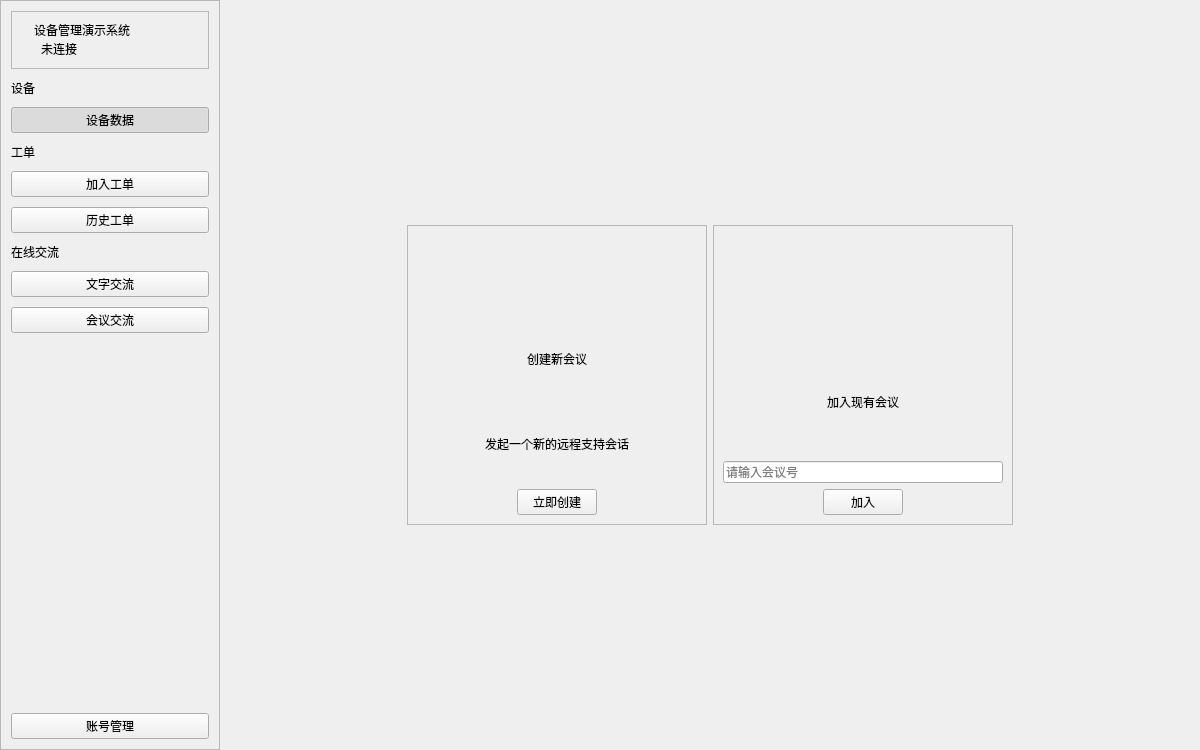
<?xml version="1.0" encoding="UTF-8"?>
<!-- =================================================================== -->
<!-- [MOD] 文件名: sessionwidget.ui                                      -->
<!-- [MOD] 内容: [FIX] 彻底重构了侧边栏 "sidebarFrame" 的布局，以匹配新的设计参考图。-->
<!-- =================================================================== -->
<ui version="4.0">
 <class>SessionWidget</class>
 <widget class="QWidget" name="SessionWidget">
  <property name="geometry">
   <rect>
    <x>0</x>
    <y>0</y>
    <width>1200</width>
    <height>750</height>
   </rect>
  </property>
  <property name="windowTitle">
   <string>Form</string>
  </property>
  <layout class="QHBoxLayout" name="horizontalLayout" stretch="0,1">
   <property name="spacing">
    <number>0</number>
   </property>
   <property name="leftMargin">
    <number>0</number>
   </property>
   <property name="topMargin">
    <number>0</number>
   </property>
   <property name="rightMargin">
    <number>0</number>
   </property>
   <property name="bottomMargin">
    <number>0</number>
   </property>
   <item>
    <widget class="QFrame" name="sidebarFrame">
     <property name="minimumSize">
      <size>
       <width>220</width>
       <height>0</height>
      </size>
     </property>
     <property name="maximumSize">
      <size>
       <width>220</width>
       <height>16777215</height>
      </size>
     </property>
     <property name="frameShape">
      <enum>QFrame::StyledPanel</enum>
     </property>
     <property name="frameShadow">
      <enum>QFrame::Raised</enum>
     </property>
     <layout class="QVBoxLayout" name="verticalLayout_2">
      <property name="spacing">
       <number>10</number>
      </property>
      <property name="leftMargin">
       <number>10</number>
      </property>
      <property name="topMargin">
       <number>10</number>
      </property>
      <property name="rightMargin">
       <number>10</number>
      </property>
      <property name="bottomMargin">
       <number>10</number>
      </property>
      <item>
       <widget class="QFrame" name="sidebarHeaderFrame">
        <property name="frameShape">
         <enum>QFrame::StyledPanel</enum>
        </property>
        <property name="frameShadow">
         <enum>QFrame::Raised</enum>
        </property>
        <layout class="QHBoxLayout" name="horizontalLayout_9">
         <item>
          <widget class="QLabel" name="sidebarIconLabel">
           <property name="text">
            <string/>
           </property>
          </widget>
         </item>
         <item>
          <layout class="QVBoxLayout" name="verticalLayout_13">
           <property name="spacing">
            <number>0</number>
           </property>
           <item>
            <widget class="QLabel" name="sidebarTitleLabel">
             <property name="text">
              <string>设备管理演示系统</string>
             </property>
            </widget>
           </item>
           <item>
            <layout class="QHBoxLayout" name="horizontalLayout_10">
             <item>
              <widget class="QLabel" name="connectionStatusIndicator">
               <property name="text">
                <string/>
               </property>
              </widget>
             </item>
             <item>
              <widget class="QLabel" name="connectionStatusText">
               <property name="text">
                <string>未连接</string>
               </property>
              </widget>
             </item>
             <item>
              <spacer name="horizontalSpacer_12">
               <property name="orientation">
                <enum>Qt::Horizontal</enum>
               </property>
               <property name="sizeHint" stdset="0">
                <size>
                 <width>40</width>
                 <height>20</height>
                </size>
               </property>
              </spacer>
             </item>
            </layout>
           </item>
          </layout>
         </item>
        </layout>
       </widget>
      </item>
      <item>
       <widget class="QLabel" name="categoryLabel_Device">
        <property name="text">
         <string>设备</string>
        </property>
       </widget>
      </item>
      <item>
       <widget class="QPushButton" name="navButton_DeviceData">
        <property name="text">
         <string>设备数据</string>
        </property>
        <property name="checkable">
         <bool>true</bool>
        </property>
        <property name="checked">
         <bool>true</bool>
        </property>
        <property name="autoExclusive">
         <bool>true</bool>
        </property>
       </widget>
      </item>
      <item>
       <widget class="QLabel" name="categoryLabel_WorkOrder">
        <property name="text">
         <string>工单</string>
        </property>
       </widget>
      </item>
      <item>
       <widget class="QPushButton" name="navButton_JoinOrder">
        <property name="text">
         <string>加入工单</string>
        </property>
        <property name="checkable">
         <bool>true</bool>
        </property>
        <property name="autoExclusive">
         <bool>true</bool>
        </property>
       </widget>
      </item>
      <item>
       <widget class="QPushButton" name="navButton_History">
        <property name="text">
         <string>历史工单</string>
        </property>
        <property name="checkable">
         <bool>true</bool>
        </property>
        <property name="autoExclusive">
         <bool>true</bool>
        </property>
       </widget>
      </item>
      <item>
       <widget class="QLabel" name="categoryLabel_OnlineComm">
        <property name="text">
         <string>在线交流</string>
        </property>
       </widget>
      </item>
      <item>
       <widget class="QPushButton" name="navButton_Chat">
        <property name="text">
         <string>文字交流</string>
        </property>
        <property name="checkable">
         <bool>true</bool>
        </property>
        <property name="autoExclusive">
         <bool>true</bool>
        </property>
       </widget>
      </item>
      <item>
       <widget class="QPushButton" name="navButton_Meeting">
        <property name="text">
         <string>会议交流</string>
        </property>
        <property name="checkable">
         <bool>true</bool>
        </property>
        <property name="autoExclusive">
         <bool>true</bool>
        </property>
       </widget>
      </item>
      <item>
       <spacer name="verticalSpacer">
        <property name="orientation">
         <enum>Qt::Vertical</enum>
        </property>
        <property name="sizeHint" stdset="0">
         <size>
          <width>20</width>
          <height>40</height>
         </size>
        </property>
       </spacer>
      </item>
      <item>
       <widget class="QPushButton" name="navButton_Account">
        <property name="text">
         <string>账号管理</string>
        </property>
        <property name="checkable">
         <bool>true</bool>
        </property>
        <property name="autoExclusive">
         <bool>true</bool>
        </property>
       </widget>
      </item>
     </layout>
    </widget>
   </item>
   <item>
    <widget class="QStackedWidget" name="mainContentStack">
     <property name="currentIndex">
      <number>4</number>
     </property>
     <widget class="QWidget" name="page_DeviceData">
      <layout class="QVBoxLayout" name="verticalLayout_3">
       <item>
        <widget class="QSplitter" name="splitter_DeviceData">
         <property name="orientation">
          <enum>Qt::Horizontal</enum>
         </property>
         <widget class="QWidget" name="chartContainer" native="true">
          <layout class="QVBoxLayout" name="chartContainerLayout">
           <item>
            <layout class="QHBoxLayout" name="metricsButtonsLayout"/>
           </item>
           <item>
            <widget class="QWidget" name="chartPlaceholder" native="true"/>
           </item>
          </layout>
         </widget>
         <widget class="QWidget" name="logsContainer" native="true">
          <layout class="QVBoxLayout" name="verticalLayout_4" stretch="1,1">
           <item>
            <widget class="QGroupBox" name="logBox">
             <property name="title">
              <string>设备日志</string>
             </property>
             <layout class="QVBoxLayout" name="verticalLayout_5">
              <item>
               <widget class="QPlainTextEdit" name="logView"/>
              </item>
             </layout>
            </widget>
           </item>
           <item>
            <widget class="QGroupBox" name="faultBox">
             <property name="title">
              <string>故障信息</string>
             </property>
             <layout class="QVBoxLayout" name="verticalLayout_6">
              <item>
               <widget class="QPlainTextEdit" name="faultView"/>
              </item>
             </layout>
            </widget>
           </item>
          </layout>
         </widget>
        </widget>
       </item>
      </layout>
     </widget>
     <widget class="QWidget" name="page_JoinOrder">
      <layout class="QVBoxLayout" name="verticalLayout_7">
       <item>
        <spacer name="verticalSpacer_4">
         <property name="orientation">
          <enum>Qt::Vertical</enum>
         </property>
         <property name="sizeHint" stdset="0">
          <size>
           <width>20</width>
           <height>181</height>
          </size>
         </property>
        </spacer>
       </item>
       <item>
        <widget class="QLabel" name="joinOrderTitle">
         <property name="text">
          <string>加入工单</string>
         </property>
         <property name="alignment">
          <set>Qt::AlignCenter</set>
         </property>
        </widget>
       </item>
       <item>
        <layout class="QHBoxLayout" name="horizontalLayout_5">
         <item>
          <spacer name="horizontalSpacer_2">
           <property name="orientation">
            <enum>Qt::Horizontal</enum>
           </property>
           <property name="sizeHint" stdset="0">
            <size>
             <width>40</width>
             <height>20</height>
            </size>
           </property>
          </spacer>
         </item>
         <item>
          <widget class="QLabel" name="label">
           <property name="text">
            <string>工单号:</string>
           </property>
          </widget>
         </item>
         <item>
          <widget class="QLineEdit" name="orderEdit">
           <property name="minimumSize">
            <size>
             <width>250</width>
             <height>0</height>
            </size>
           </property>
           <property name="maximumSize">
            <size>
             <width>400</width>
             <height>16777215</height>
            </size>
           </property>
          </widget>
         </item>
         <item>
          <widget class="QLabel" name="orderStatusLabel">
           <property name="minimumSize">
            <size>
             <width>100</width>
             <height>0</height>
            </size>
           </property>
           <property name="text">
            <string>未加入</string>
           </property>
          </widget>
         </item>
         <item>
          <spacer name="horizontalSpacer_3">
           <property name="orientation">
            <enum>Qt::Horizontal</enum>
           </property>
           <property name="sizeHint" stdset="0">
            <size>
             <width>40</width>
             <height>20</height>
            </size>
           </property>
          </spacer>
         </item>
        </layout>
       </item>
       <item>
        <layout class="QHBoxLayout" name="horizontalLayout_2">
         <item>
          <spacer name="horizontalSpacer_4">
           <property name="orientation">
            <enum>Qt::Horizontal</enum>
           </property>
           <property name="sizeHint" stdset="0">
            <size>
             <width>40</width>
             <height>20</height>
            </size>
           </property>
          </spacer>
         </item>
         <item>
          <widget class="QPushButton" name="joinBtn">
           <property name="text">
            <string>加入</string>
           </property>
          </widget>
         </item>
         <item>
          <widget class="QPushButton" name="leaveBtn">
           <property name="text">
            <string>离开</string>
           </property>
          </widget>
         </item>
         <item>
          <spacer name="horizontalSpacer_5">
           <property name="orientation">
            <enum>Qt::Horizontal</enum>
           </property>
           <property name="sizeHint" stdset="0">
            <size>
             <width>40</width>
             <height>20</height>
            </size>
           </property>
          </spacer>
         </item>
        </layout>
       </item>
       <item>
        <spacer name="verticalSpacer_2">
         <property name="orientation">
          <enum>Qt::Vertical</enum>
         </property>
         <property name="sizeHint" stdset="0">
          <size>
           <width>20</width>
           <height>180</height>
          </size>
         </property>
        </spacer>
       </item>
      </layout>
     </widget>
     <widget class="QWidget" name="page_History">
      <layout class="QVBoxLayout" name="historyPageLayout"/>
     </widget>
     <widget class="QWidget" name="page_Chat">
      <layout class="QVBoxLayout" name="verticalLayout_8" stretch="0,1,0">
       <property name="spacing">
        <number>0</number>
       </property>
       <property name="leftMargin">
        <number>0</number>
       </property>
       <property name="topMargin">
        <number>0</number>
       </property>
       <property name="rightMargin">
        <number>0</number>
       </property>
       <property name="bottomMargin">
        <number>0</number>
       </property>
       <item>
        <widget class="QLabel" name="chatHeaderLabel">
         <property name="text">
          <string>当前工单: 未加入</string>
         </property>
        </widget>
       </item>
       <item>
        <widget class="QScrollArea" name="chatScrollArea">
         <property name="widgetResizable">
          <bool>true</bool>
         </property>
         <widget class="QWidget" name="chatContentWidget">
          <property name="geometry">
           <rect>
            <x>0</x>
            <y>0</y>
            <width>978</width>
            <height>651</height>
           </rect>
          </property>
          <layout class="QVBoxLayout" name="chatContentLayout">
           <item>
            <spacer name="verticalSpacer_5">
             <property name="orientation">
              <enum>Qt::Vertical</enum>
             </property>
             <property name="sizeHint" stdset="0">
              <size>
               <width>20</width>
               <height>40</height>
              </size>
             </property>
            </spacer>
           </item>
          </layout>
         </widget>
        </widget>
       </item>
       <item>
        <widget class="QFrame" name="chatInputFrame">
         <property name="frameShape">
          <enum>QFrame::StyledPanel</enum>
         </property>
         <property name="frameShadow">
          <enum>QFrame::Raised</enum>
         </property>
         <layout class="QHBoxLayout" name="horizontalLayout_3">
          <item>
           <widget class="QTextEdit" name="chatInputEdit"/>
          </item>
          <item>
           <widget class="QPushButton" name="chatSendBtn">
            <property name="text">
             <string/>
            </property>
           </widget>
          </item>
         </layout>
        </widget>
       </item>
      </layout>
     </widget>
     <widget class="QWidget" name="page_Meeting">
      <layout class="QVBoxLayout" name="verticalLayout">
       <item>
        <spacer name="verticalSpacer_6">
         <property name="orientation">
          <enum>Qt::Vertical</enum>
         </property>
         <property name="sizeHint" stdset="0">
          <size>
           <width>20</width>
           <height>40</height>
          </size>
         </property>
        </spacer>
       </item>
       <item>
        <layout class="QHBoxLayout" name="horizontalLayout_6">
         <item>
          <spacer name="horizontalSpacer_6">
           <property name="orientation">
            <enum>Qt::Horizontal</enum>
           </property>
           <property name="sizeHint" stdset="0">
            <size>
             <width>40</width>
             <height>20</height>
            </size>
           </property>
          </spacer>
         </item>
         <item>
          <widget class="QFrame" name="createMeetingCard">
           <property name="minimumSize">
            <size>
             <width>300</width>
             <height>300</height>
            </size>
           </property>
           <property name="maximumSize">
            <size>
             <width>300</width>
             <height>300</height>
            </size>
           </property>
           <property name="frameShape">
            <enum>QFrame::StyledPanel</enum>
           </property>
           <property name="frameShadow">
            <enum>QFrame::Raised</enum>
           </property>
           <layout class="QVBoxLayout" name="verticalLayout_11">
            <item>
             <widget class="QLabel" name="createMeetingIconLabel">
              <property name="text">
               <string/>
              </property>
              <property name="alignment">
               <set>Qt::AlignCenter</set>
              </property>
             </widget>
            </item>
            <item>
             <widget class="QLabel" name="createMeetingTitleLabel">
              <property name="text">
               <string>创建新会议</string>
              </property>
              <property name="alignment">
               <set>Qt::AlignCenter</set>
              </property>
             </widget>
            </item>
            <item>
             <widget class="QLabel" name="createMeetingDescLabel">
              <property name="text">
               <string>发起一个新的远程支持会话</string>
              </property>
              <property name="alignment">
               <set>Qt::AlignCenter</set>
              </property>
             </widget>
            </item>
            <item>
             <layout class="QHBoxLayout" name="horizontalLayout_7">
              <item>
               <spacer name="horizontalSpacer_8">
                <property name="orientation">
                 <enum>Qt::Horizontal</enum>
                </property>
                <property name="sizeHint" stdset="0">
                 <size>
                  <width>40</width>
                  <height>20</height>
                 </size>
                </property>
               </spacer>
              </item>
              <item>
               <widget class="QPushButton" name="createMeetingCardBtn">
                <property name="text">
                 <string>立即创建</string>
                </property>
               </widget>
              </item>
              <item>
               <spacer name="horizontalSpacer_9">
                <property name="orientation">
                 <enum>Qt::Horizontal</enum>
                </property>
                <property name="sizeHint" stdset="0">
                 <size>
                  <width>40</width>
                  <height>20</height>
                 </size>
                </property>
               </spacer>
              </item>
             </layout>
            </item>
           </layout>
          </widget>
         </item>
         <item>
          <widget class="QFrame" name="joinMeetingCard">
           <property name="minimumSize">
            <size>
             <width>300</width>
             <height>300</height>
            </size>
           </property>
           <property name="maximumSize">
            <size>
             <width>300</width>
             <height>300</height>
            </size>
           </property>
           <property name="frameShape">
            <enum>QFrame::StyledPanel</enum>
           </property>
           <property name="frameShadow">
            <enum>QFrame::Raised</enum>
           </property>
           <layout class="QVBoxLayout" name="verticalLayout_12">
            <item>
             <widget class="QLabel" name="joinMeetingIconLabel">
              <property name="text">
               <string/>
              </property>
              <property name="alignment">
               <set>Qt::AlignCenter</set>
              </property>
             </widget>
            </item>
            <item>
             <widget class="QLabel" name="joinMeetingTitleLabel">
              <property name="text">
               <string>加入现有会议</string>
              </property>
              <property name="alignment">
               <set>Qt::AlignCenter</set>
              </property>
             </widget>
            </item>
            <item>
             <widget class="QLineEdit" name="joinMeetingIdEdit">
              <property name="placeholderText">
               <string>请输入会议号</string>
              </property>
             </widget>
            </item>
            <item>
             <layout class="QHBoxLayout" name="horizontalLayout_8">
              <item>
               <spacer name="horizontalSpacer_10">
                <property name="orientation">
                 <enum>Qt::Horizontal</enum>
                </property>
                <property name="sizeHint" stdset="0">
                 <size>
                  <width>40</width>
                  <height>20</height>
                 </size>
                </property>
               </spacer>
              </item>
              <item>
               <widget class="QPushButton" name="joinMeetingCardBtn">
                <property name="text">
                 <string>加入</string>
                </property>
               </widget>
              </item>
              <item>
               <spacer name="horizontalSpacer_11">
                <property name="orientation">
                 <enum>Qt::Horizontal</enum>
                </property>
                <property name="sizeHint" stdset="0">
                 <size>
                  <width>40</width>
                  <height>20</height>
                 </size>
                </property>
               </spacer>
              </item>
             </layout>
            </item>
           </layout>
          </widget>
         </item>
         <item>
          <spacer name="horizontalSpacer_7">
           <property name="orientation">
            <enum>Qt::Horizontal</enum>
           </property>
           <property name="sizeHint" stdset="0">
            <size>
             <width>40</width>
             <height>20</height>
            </size>
           </property>
          </spacer>
         </item>
        </layout>
       </item>
       <item>
        <spacer name="verticalSpacer_3">
         <property name="orientation">
          <enum>Qt::Vertical</enum>
         </property>
         <property name="sizeHint" stdset="0">
          <size>
           <width>20</width>
           <height>40</height>
          </size>
         </property>
        </spacer>
       </item>
      </layout>
     </widget>
     <widget class="QWidget" name="page_Account">
      <layout class="QVBoxLayout" name="verticalLayout_10">
       <item>
        <widget class="QLabel" name="label_2">
         <property name="text">
          <string>账号管理功能正在开发中...</string>
         </property>
         <property name="alignment">
          <set>Qt::AlignCenter</set>
         </property>
        </widget>
       </item>
      </layout>
     </widget>
    </widget>
   </item>
  </layout>
 </widget>
 <resources/>
 <connections/>
</ui>
